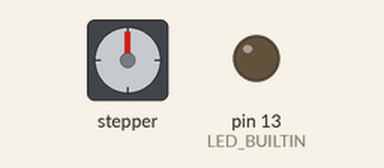
Recording of a sketch running on a simulated Arduino Uno, built with avr-gcc and run on an emulated ATmega328P. On the bench: stepper motor, output pins drawn as LEDs (lit = HIGH). Wiring (inferred from the names in the program): stepper motor (2048 steps per turn assumed): coils pin 8, pin 9, pin 10, pin 11. Pins used as bus, display or sensor lines are not drawn.

Above: at 0.05 s.
Timing chart, 0 to 3.7 s (numbered marks = the images above):
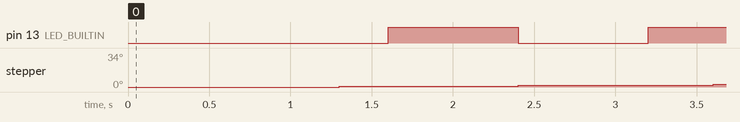

The sketch:

ULN2003.ino
```cpp
/**
Playing around with URL2003 and Unipolar stepper.
*/


const uint8_t in1{8}, in2{9}, in3{10}, in4{11};


void setup() {
  pinMode(in1, OUTPUT);
  pinMode(in2, OUTPUT);
  pinMode(in3, OUTPUT);
  pinMode(in4, OUTPUT);
  pinMode(LED_BUILTIN, OUTPUT);
  digitalWrite(in1, LOW);
  digitalWrite(in2, LOW);
  digitalWrite(in3, LOW);
  digitalWrite(in4, LOW);
}


void wave_drive(uint8_t ms) {
  // A
  digitalWrite(in4, LOW);
  digitalWrite(in1, HIGH);
  delay(ms);

  // B
  digitalWrite(in1, LOW);
  digitalWrite(in2, HIGH);
  delay(ms);

  // C
  digitalWrite(in2, LOW);
  digitalWrite(in3, HIGH);
  delay(ms);

  // D
  digitalWrite(in3, LOW);
  digitalWrite(in4, HIGH);
  delay(ms);
}


void full_step(uint8_t ms) {
  // A
  digitalWrite(in4, LOW);
  digitalWrite(in2, HIGH);
  delay(ms);

  // B
  digitalWrite(in1, LOW);
  digitalWrite(in3, HIGH);
  delay(ms);

  // C
  digitalWrite(in2, LOW);
  digitalWrite(in4, HIGH);
  delay(ms);

  // D
  digitalWrite(in3, LOW);
  digitalWrite(in1, HIGH);
  delay(ms);
}


void half_step(uint8_t ms) {
  // A
  digitalWrite(in4, LOW);
  digitalWrite(in2, HIGH);
  delay(ms);

  // B
  digitalWrite(in1, LOW);
  delay(ms);

  // C
  digitalWrite(in1, LOW);
  digitalWrite(in3, HIGH);
  delay(ms);

  // D
  digitalWrite(in2, LOW);
  delay(ms);

  // E
  digitalWrite(in2, LOW);
  digitalWrite(in4, HIGH);
  delay(ms);

  // F
  digitalWrite(in3, LOW);
  delay(ms);

  // G
  digitalWrite(in3, LOW);
  digitalWrite(in1, HIGH);
  delay(ms);

  // H
  digitalWrite(in4, LOW);
  delay(ms);
}


uint8_t ms = 100;
bool led = false;
void loop() {
  //full_step(ms);
  half_step(ms);
  //wave_drive(ms);
  digitalWrite(LED_BUILTIN, led);
  led = ! led;
}
```

Measured:
- by itself, pin 13 (LED_BUILTIN): alternates HIGH for 0.80 s and LOW for 0.80 s
